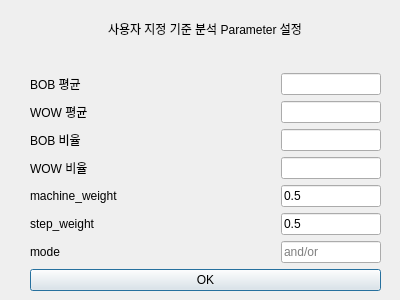
<?xml version="1.0" encoding="UTF-8"?>
<ui version="4.0">
 <class>Dialog</class>
 <widget class="QDialog" name="Dialog">
  <property name="geometry">
   <rect>
    <x>0</x>
    <y>0</y>
    <width>400</width>
    <height>300</height>
   </rect>
  </property>
  <property name="windowTitle">
   <string>Dialog</string>
  </property>
  <widget class="QWidget" name="verticalLayoutWidget">
   <property name="geometry">
    <rect>
     <x>30</x>
     <y>20</y>
     <width>351</width>
     <height>271</height>
    </rect>
   </property>
   <layout class="QVBoxLayout" name="verticalLayout">
    <item alignment="Qt::AlignHCenter">
     <widget class="QLabel" name="UDA_label">
      <property name="text">
       <string>사용자 지정 기준 분석 Parameter 설정</string>
      </property>
     </widget>
    </item>
    <item>
     <spacer name="verticalSpacer">
      <property name="orientation">
       <enum>Qt::Vertical</enum>
      </property>
      <property name="sizeHint" stdset="0">
       <size>
        <width>20</width>
        <height>40</height>
       </size>
      </property>
     </spacer>
    </item>
    <item>
     <layout class="QHBoxLayout" name="horizontalLayout">
      <item>
       <widget class="QLabel" name="BOB_avg_lavel">
        <property name="text">
         <string>BOB 평균</string>
        </property>
       </widget>
      </item>
      <item>
       <spacer name="horizontalSpacer">
        <property name="orientation">
         <enum>Qt::Horizontal</enum>
        </property>
        <property name="sizeHint" stdset="0">
         <size>
          <width>40</width>
          <height>20</height>
         </size>
        </property>
       </spacer>
      </item>
      <item>
       <widget class="QLineEdit" name="BOB_avg_lineEdit">
        <property name="maximumSize">
         <size>
          <width>100</width>
          <height>16777215</height>
         </size>
        </property>
        <property name="text">
         <string/>
        </property>
        <property name="placeholderText">
         <string/>
        </property>
       </widget>
      </item>
     </layout>
    </item>
    <item>
     <layout class="QHBoxLayout" name="horizontalLayout_2">
      <item>
       <widget class="QLabel" name="WOW_avg_label">
        <property name="text">
         <string>WOW 평균</string>
        </property>
       </widget>
      </item>
      <item>
       <spacer name="horizontalSpacer_2">
        <property name="orientation">
         <enum>Qt::Horizontal</enum>
        </property>
        <property name="sizeHint" stdset="0">
         <size>
          <width>40</width>
          <height>20</height>
         </size>
        </property>
       </spacer>
      </item>
      <item>
       <widget class="QLineEdit" name="WOW_avg_lineEdit">
        <property name="maximumSize">
         <size>
          <width>100</width>
          <height>16777215</height>
         </size>
        </property>
        <property name="text">
         <string/>
        </property>
        <property name="placeholderText">
         <string/>
        </property>
       </widget>
      </item>
     </layout>
    </item>
    <item>
     <layout class="QHBoxLayout" name="horizontalLayout_3">
      <item>
       <widget class="QLabel" name="BOB_prop_label">
        <property name="text">
         <string>BOB 비율</string>
        </property>
       </widget>
      </item>
      <item>
       <spacer name="horizontalSpacer_3">
        <property name="orientation">
         <enum>Qt::Horizontal</enum>
        </property>
        <property name="sizeHint" stdset="0">
         <size>
          <width>40</width>
          <height>20</height>
         </size>
        </property>
       </spacer>
      </item>
      <item>
       <widget class="QLineEdit" name="BOB_prop_lineEdit">
        <property name="maximumSize">
         <size>
          <width>100</width>
          <height>16777215</height>
         </size>
        </property>
        <property name="text">
         <string/>
        </property>
        <property name="placeholderText">
         <string/>
        </property>
       </widget>
      </item>
     </layout>
    </item>
    <item>
     <layout class="QHBoxLayout" name="horizontalLayout_4">
      <item>
       <widget class="QLabel" name="WOW_prop_label">
        <property name="text">
         <string>WOW 비율</string>
        </property>
       </widget>
      </item>
      <item>
       <spacer name="horizontalSpacer_4">
        <property name="orientation">
         <enum>Qt::Horizontal</enum>
        </property>
        <property name="sizeHint" stdset="0">
         <size>
          <width>40</width>
          <height>20</height>
         </size>
        </property>
       </spacer>
      </item>
      <item>
       <widget class="QLineEdit" name="WOW_prop_lineEdit">
        <property name="maximumSize">
         <size>
          <width>100</width>
          <height>16777215</height>
         </size>
        </property>
        <property name="placeholderText">
         <string/>
        </property>
       </widget>
      </item>
     </layout>
    </item>
    <item>
     <layout class="QHBoxLayout" name="horizontalLayout_7">
      <item>
       <widget class="QLabel" name="machine_weight_label">
        <property name="text">
         <string>machine_weight</string>
        </property>
       </widget>
      </item>
      <item>
       <spacer name="horizontalSpacer_6">
        <property name="orientation">
         <enum>Qt::Horizontal</enum>
        </property>
        <property name="sizeHint" stdset="0">
         <size>
          <width>40</width>
          <height>20</height>
         </size>
        </property>
       </spacer>
      </item>
      <item>
       <widget class="QLineEdit" name="machine_weight_lineEdit">
        <property name="maximumSize">
         <size>
          <width>100</width>
          <height>16777215</height>
         </size>
        </property>
        <property name="text">
         <string>0.5</string>
        </property>
        <property name="placeholderText">
         <string/>
        </property>
       </widget>
      </item>
     </layout>
    </item>
    <item>
     <layout class="QHBoxLayout" name="horizontalLayout_5">
      <item>
       <widget class="QLabel" name="step_weight_label">
        <property name="text">
         <string>step_weight</string>
        </property>
       </widget>
      </item>
      <item>
       <spacer name="horizontalSpacer_5">
        <property name="orientation">
         <enum>Qt::Horizontal</enum>
        </property>
        <property name="sizeHint" stdset="0">
         <size>
          <width>40</width>
          <height>20</height>
         </size>
        </property>
       </spacer>
      </item>
      <item>
       <widget class="QLineEdit" name="step_weight_lineEdit">
        <property name="maximumSize">
         <size>
          <width>100</width>
          <height>16777215</height>
         </size>
        </property>
        <property name="text">
         <string>0.5</string>
        </property>
        <property name="placeholderText">
         <string/>
        </property>
       </widget>
      </item>
     </layout>
    </item>
    <item>
     <layout class="QHBoxLayout" name="horizontalLayout_9">
      <item>
       <widget class="QLabel" name="mode_label">
        <property name="text">
         <string>mode</string>
        </property>
       </widget>
      </item>
      <item>
       <spacer name="horizontalSpacer_8">
        <property name="orientation">
         <enum>Qt::Horizontal</enum>
        </property>
        <property name="sizeHint" stdset="0">
         <size>
          <width>40</width>
          <height>20</height>
         </size>
        </property>
       </spacer>
      </item>
      <item>
       <widget class="QLineEdit" name="mode_lineEdit">
        <property name="maximumSize">
         <size>
          <width>100</width>
          <height>16777215</height>
         </size>
        </property>
        <property name="placeholderText">
         <string>and/or</string>
        </property>
       </widget>
      </item>
     </layout>
    </item>
    <item>
     <widget class="QPushButton" name="UDA_push">
      <property name="text">
       <string>OK</string>
      </property>
     </widget>
    </item>
   </layout>
  </widget>
 </widget>
 <resources/>
 <connections/>
</ui>
